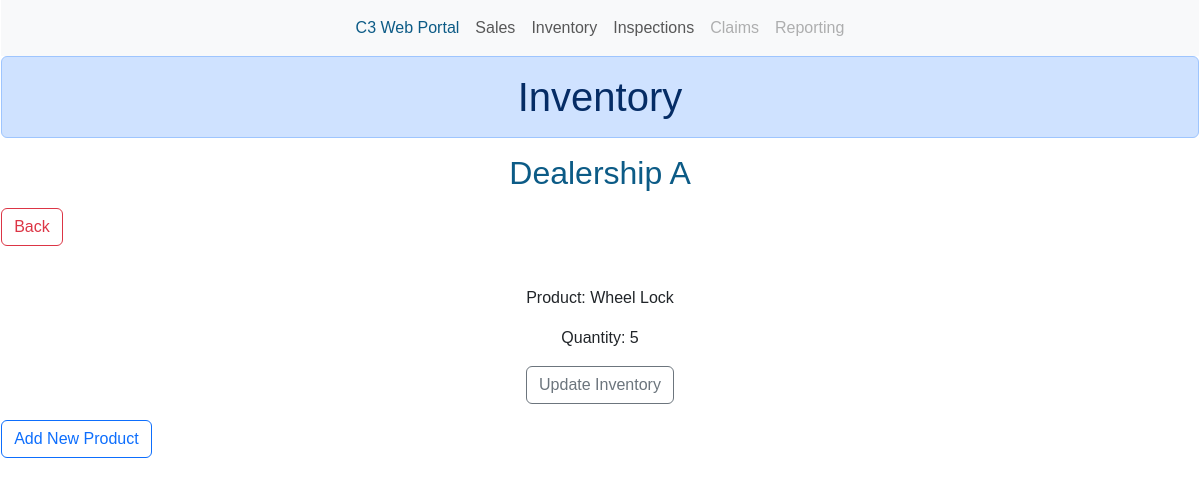
/inventory/1, run on the app's committed database.
### home/models.py (models this page shows, shortened)
class Dealership(models.Model):
    dealership = models.CharField(max_length=200)
    date_added = models.DateTimeField(auto_now_add=True)

class Inventory(models.Model):
    dealership = models.ForeignKey(Dealership, on_delete=models.CASCADE)
    product = models.CharField(max_length=200)
    quantity = models.CharField(max_length=200)
    date_added = models.DateTimeField(auto_now_add=True)
    class Meta:
        verbose_name_plural = 'myinventorys'

### home/views.py (the view)
# urls.py: path('inventory/<int:dealership_id>', views.inventory_dealership, name='inventory_dealership'),
def inventory_dealership(request, dealership_id):
    mydealership = Dealership.objects.get(id=dealership_id)
    myinventorys = mydealership.inventory_set.order_by('-date_added')
    context = {'inventory_dealership': mydealership, 'inventorys': myinventorys}
    return render(request, 'home/inventory_dealership.html', context)

### home/templates/home/inventory_dealership.html (shortened to what this page needs)
{% extends 'home/base.html' %}
{% block content %}
<div>
  <h1 class="alert alert-primary" role="alert">Inventory</h1>
  <h2>{{ inventory_dealership.dealership }}</h2>
</div>
  <p><a class="btn btn-outline-danger" href="{% url 'home:inventory_dealerships' %}" role="button">{{ "Back" }}</a></p>
<div>
  <ul>
  {% for inventory in inventorys %}
    <li>
      <br>
      <p>Product: {{ inventory.product }}</p>
      <p>Quantity: {{ inventory.quantity }}</p>
      <p><a class="btn btn-outline-secondary" href="{% url 'home:edit_inventory' inventory.id %}" role="button">Update Inventory</a></p>
    </li>
  {% empty %}
    <li>There are no inventory entries yet</li>
  {% endfor %}
  </ul>
</div>
  <p><a class="btn btn-outline-primary" href="{% url 'home:new_inventory' inventory_dealership.id %}" role="button">Add New Product</a></p>
{% endblock content %}

### home/templates/home/inventory_dealership.html (style rules this page uses)
body { margin: 0 0.1%; font-family: sans-serif; }
div { text-align: center; }
h2 { color: #0c5b86; }
ul { list-style-type: none; padding: 0%; }

### data on the page
Dealership: dealership "Dealership A"
Inventory: product "Wheel Lock", quantity "5"

### other printed values
{{ "Back" }} "Back"
